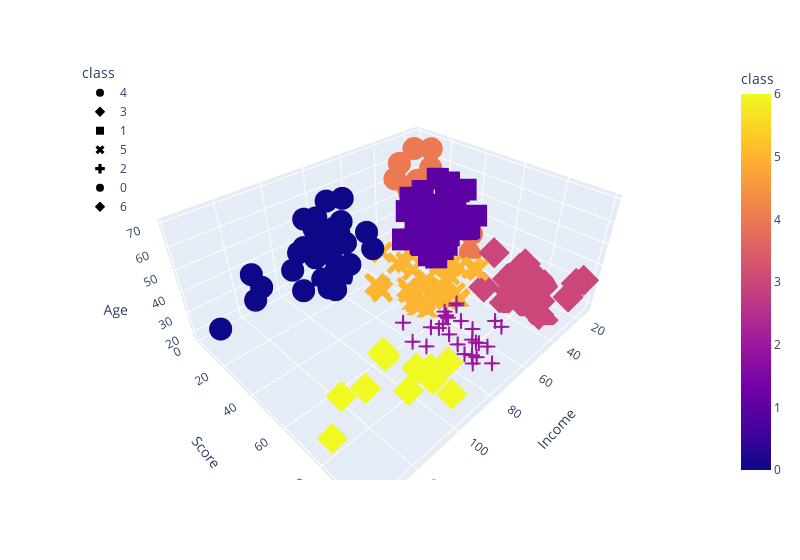

Write notebook code for a chart like this one.
### Code cell
# Plotting 3D Scatter 
fig = px.scatter_3d(
    df_shopping,
x="Income",
    y="Score",
    z="Age",
color="class",
    symbol="class",
    width=800,
)
fig.update_layout(legend=dict(x=0, y=1))
fig.show()

### Figure 1 — Plotly figure (JSON) as saved in the notebook; plotly's stock layout.template omitted (floating-point values rounded to 4 significant figures)
{"data": [{"hovertemplate": "class=%{marker.color}<br>Income=%{x}<br>Score=%{y}<br>Age=%{z}<extra></extra>", "legendgroup": "4", "marker": {"color": [4, 4, 4, 4, 4, 4, 4, 4, 4, 4, 4, 4, 4, 4, 4, 4, 4, 4, 4, 4, 4, 4], "coloraxis": "coloraxis", "symbol": "circle"}, "mode": "markers", "name": "4", "scene": "scene", "showlegend": true, "type": "scatter3d", "x": [15, 16, 17, 18, 19, 19, 20, 20, 21, 23, 24, 25, 28, 28, 29, 30, 33, 33, 34, 37, 39, 39], "y": [39, 6, 40, 6, 3, 14, 15, 13, 35, 29, 35, 5, 14, 32, 31, 4, 4, 14, 17, 26, 36, 28], "z": [19, 20, 31, 35, 64, 67, 58, 37, 35, 52, 35, 46, 54, 45, 40, 60, 53, 49, 42, 36, 48, 49]}, {"hovertemplate": "class=%{marker.color}<br>Income=%{x}<br>Score=%{y}<br>Age=%{z}<extra></extra>", "legendgroup": "3", "marker": {"color": [3, 3, 3, 3, 3, 3, 3, 3, 3, 3, 3, 3, 3, 3, 3, 3, 3, 3, 3, 3, 3, 3], "coloraxis": "coloraxis", "symbol": "diamond"}, "mode": "markers", "name": "3", "scene": "scene", "showlegend": true, "type": "scatter3d", "x": [15, 16, 17, 18, 19, 19, 20, 20, 21, 23, 24, 25, 28, 28, 29, 30, 33, 33, 34, 37, 38, 39], "y": [81, 77, 76, 94, 72, 99, 77, 79, 66, 98, 73, 73, 82, 61, 87, 73, 92, 81, 73, 75, 92, 65], "z": [21, 23, 22, 23, 30, 35, 24, 22, 20, 35, 25, 31, 29, 35, 23, 21, 18, 21, 30, 20, 24, 24]}, {"hovertemplate": "class=%{marker.color}<br>Income=%{x}<br>Score=%{y}<br>Age=%{z}<extra></extra>", "legendgroup": "1", "marker": {"color": [1, 1, 1, 1, 1, 1, 1, 1, 1, 1, 1, 1, 1, 1, 1, 1, 1, 1, 1, 1, 1, 1, 1, 1, 1, 1, 1, 1, 1, 1, 1, 1, 1, 1, 1, 1, 1, 1, 1, 1, 1, 1, 1, 1], "coloraxis": "coloraxis", "symbol": "square"}, "mode": "markers", "name": "1", "scene": "scene", "showlegend": true, "type": "scatter3d", "x": [38, 40, 42, 43, 43, 43, 44, 44, 46, 46, 47, 47, 48, 48, 48, 49, 49, 50, 50, 54, 54, 54, 54, 54, 54, 54, 57, 58, 59, 60, 60, 61, 62, 62, 62, 63, 63, 63, 63, 63, 65, 65, 67, 67], "y": [35, 55, 52, 60, 45, 41, 50, 46, 46, 56, 52, 59, 51, 50, 48, 55, 42, 49, 56, 47, 53, 42, 51, 41, 44, 46, 58, 46, 55, 49, 47, 42, 48, 59, 56, 50, 46, 43, 48, 52, 43, 59, 43, 57], "z": [65, 50, 49, 59, 50, 47, 51, 69, 53, 70, 67, 54, 63, 43, 68, 70, 47, 60, 60, 59, 45, 49, 57, 67, 46, 48, 55, 50, 68, 48, 47, 48, 49, 67, 49, 66, 54, 68, 66, 65, 63, 49, 51, 50]}, {"hovertemplate": "class=%{marker.color}<br>Income=%{x}<br>Score=%{y}<br>Age=%{z}<extra></extra>", "legendgroup": "5", "marker": {"color": [5, 5, 5, 5, 5, 5, 5, 5, 5, 5, 5, 5, 5, 5, 5, 5, 5, 5, 5, 5, 5, 5, 5, 5, 5, 5, 5, 5, 5, 5, 5, 5, 5, 5, 5, 5, 5, 5, 5], "coloraxis": "coloraxis", "symbol": "x"}, "mode": "markers", "name": "5", "scene": "scene", "showlegend": true, "type": "scatter3d", "x": [39, 40, 40, 40, 42, 43, 46, 46, 48, 48, 48, 54, 54, 54, 54, 54, 57, 58, 59, 60, 60, 60, 60, 61, 62, 62, 62, 63, 64, 64, 65, 65, 67, 67, 69, 70, 71, 72, 76], "y": [61, 47, 42, 42, 60, 54, 51, 55, 59, 59, 47, 54, 48, 52, 55, 57, 55, 60, 41, 40, 42, 52, 50, 49, 41, 55, 42, 54, 42, 46, 48, 50, 56, 40, 58, 29, 35, 34, 40], "z": [31, 27, 29, 31, 33, 31, 27, 19, 18, 19, 32, 26, 40, 23, 38, 21, 22, 34, 18, 40, 32, 24, 27, 20, 23, 26, 21, 19, 38, 19, 18, 19, 27, 38, 40, 23, 43, 25, 28]}, {"hovertemplate": "class=%{marker.color}<br>Income=%{x}<br>Score=%{y}<br>Age=%{z}<extra></extra>", "legendgroup": "2", "marker": {"color": [2, 2, 2, 2, 2, 2, 2, 2, 2, 2, 2, 2, 2, 2, 2, 2, 2, 2, 2, 2, 2, 2, 2, 2, 2, 2, 2, 2], "coloraxis": "coloraxis", "symbol": "cross"}, "mode": "markers", "name": "2", "scene": "scene", "showlegend": true, "type": "scatter3d", "x": [69, 70, 71, 71, 71, 72, 73, 73, 74, 75, 76, 77, 77, 78, 78, 78, 78, 78, 78, 79, 81, 85, 86, 87, 87, 87, 88, 88], "y": [91, 77, 95, 75, 75, 71, 88, 73, 72, 93, 87, 97, 74, 90, 88, 76, 89, 78, 73, 83, 93, 75, 95, 63, 75, 92, 86, 69], "z": [39, 31, 40, 38, 39, 31, 29, 32, 35, 32, 32, 28, 32, 34, 39, 38, 27, 30, 30, 29, 31, 36, 33, 32, 28, 36, 30, 27]}, {"hovertemplate": "class=%{marker.color}<br>Income=%{x}<br>Score=%{y}<br>Age=%{z}<extra></extra>", "legendgroup": "0", "marker": {"color": [0, 0, 0, 0, 0, 0, 0, 0, 0, 0, 0, 0, 0, 0, 0, 0, 0, 0, 0, 0, 0, 0, 0, 0, 0, 0, 0, 0, 0, 0, 0, 0, 0, 0], "coloraxis": "coloraxis", "symbol": "circle"}, "mode": "markers", "name": "0", "scene": "scene", "showlegend": true, "type": "scatter3d", "x": [71, 71, 73, 73, 74, 75, 77, 77, 78, 78, 78, 78, 78, 78, 79, 81, 85, 86, 87, 87, 87, 88, 88, 93, 97, 98, 99, 101, 103, 103, 113, 120, 126, 137], "y": [11, 9, 5, 7, 10, 5, 12, 36, 22, 17, 20, 16, 1, 1, 35, 5, 26, 20, 27, 13, 10, 13, 15, 14, 32, 15, 39, 24, 17, 23, 8, 16, 28, 18], "z": [59, 47, 20, 44, 19, 57, 25, 48, 34, 43, 44, 47, 37, 34, 56, 19, 50, 42, 36, 40, 36, 52, 58, 59, 37, 46, 41, 54, 41, 34, 33, 47, 45, 32]}, {"hovertemplate": "class=%{marker.color}<br>Income=%{x}<br>Score=%{y}<br>Age=%{z}<extra></extra>", "legendgroup": "6", "marker": {"color": [6, 6, 6, 6, 6, 6, 6, 6, 6, 6, 6], "coloraxis": "coloraxis", "symbol": "diamond"}, "mode": "markers", "name": "6", "scene": "scene", "showlegend": true, "type": "scatter3d", "x": [93, 97, 98, 99, 101, 103, 103, 113, 120, 126, 137], "y": [90, 86, 88, 97, 68, 85, 69, 91, 79, 74, 83], "z": [35, 32, 29, 30, 28, 36, 32, 38, 35, 32, 30]}], "layout": {"coloraxis": {"colorbar": {"title": {"text": "class"}}, "colorscale": [[0, "#0d0887"], [0.1111, "#46039f"], [0.2222, "#7201a8"], [0.3333, "#9c179e"], [0.4444, "#bd3786"], [0.5556, "#d8576b"], [0.6667, "#ed7953"], [0.7778, "#fb9f3a"], [0.8889, "#fdca26"], [1, "#f0f921"]]}, "legend": {"title": {"text": "class"}, "tracegroupgap": 0, "x": 0, "y": 1}, "margin": {"t": 60}, "scene": {"domain": {"x": [0, 1], "y": [0, 1]}, "xaxis": {"title": {"text": "Income"}}, "yaxis": {"title": {"text": "Score"}}, "zaxis": {"title": {"text": "Age"}}}, "width": 800}}
